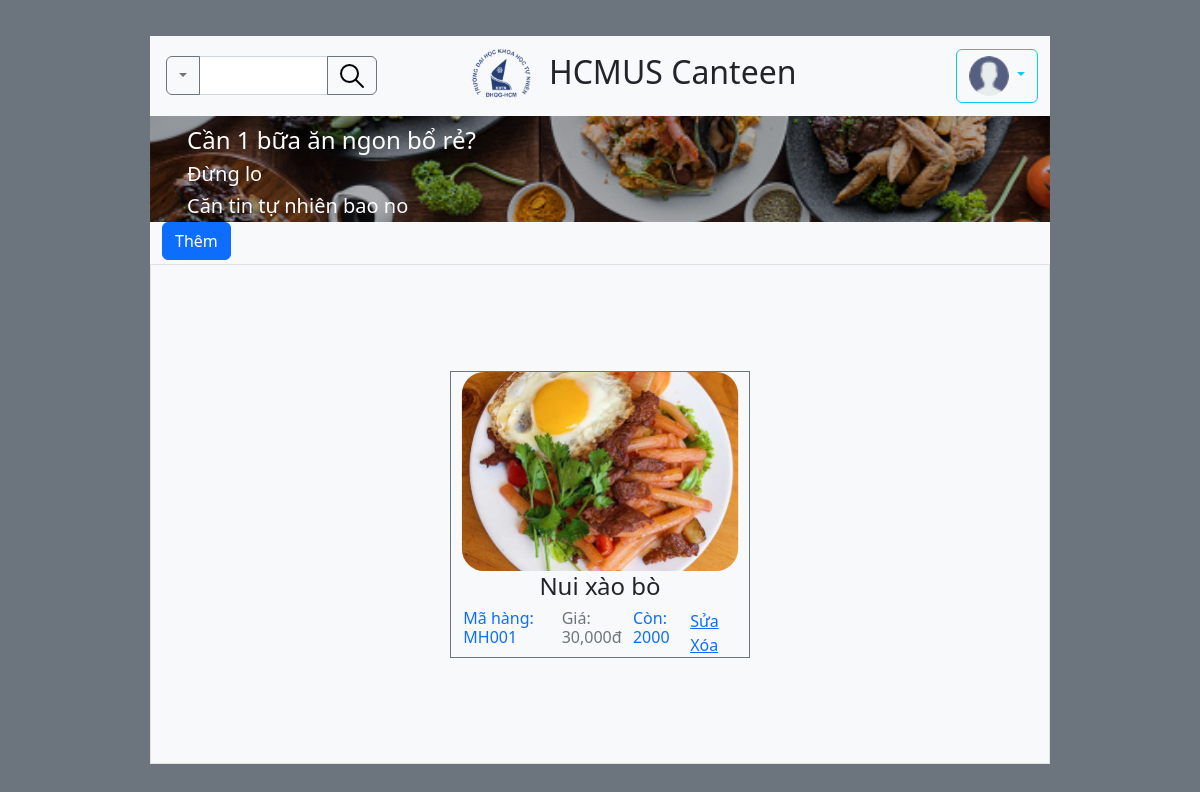
Screenshot of /View/menu.php?keyword=Nui xào bò (signed in) with the database file from the repository.
### tables this page shows
CREATE TABLE IF NOT EXISTS MAT_HANG
(
  MAHANG   char(5),
  TENHANG  varchar(20),
  IMAGE    text,
  LOAIHANG varchar(10),
  DONGIA   int,
  SOLUONG     int,
  primary key (MAHANG)
);

### View/menu.php (the view, shortened to what this page needs)
<?php
include "../Model/db_connect.php";
if (isset($_GET['keyword'])) {
    $min = $_GET['min'] ?: 0;
    $max = $_GET['max'] ?: 100000;
    $minmax = " WHERE `DONGIA` >= " . $min . " AND `DONGIA` <= " . $max;
    $keyword = $_GET['keyword'] ? " AND `TENHANG` LIKE '%" . $_GET['keyword'] . "%'": '';
    $type = "";
    $search = $minmax . $keyword . $type;
} else {
    $search = "";
}
$sql = "SELECT * FROM `mat_hang`" . $search;
$query = $conn->query($sql);
$query->setFetchMode(PDO::FETCH_ASSOC);
?>
<!DOCTYPE html>
<html lang="en">
<head>
    <link href="https://cdn.jsdelivr.net/npm/bootstrap@5.2.3/dist/css/bootstrap.min.css" rel="stylesheet">
    <link rel="stylesheet" href="../assets/css/style.css">
</head>
<body>
    <div class="vh-100 d-flex align-items-center justify-content-center bg-secondary">
        <div class="container w-75 bg-light">
            <?php include "./header.php" ?>
            <a  class= "btn btn-primary" href="them.html ">Thêm </a>
            <div class="row overflow-auto mt-1 border border-black justify-content-center align-items-center" style="height: 500px; border-width: 20px;">
                <?php while ($row = $query->fetch()) { ?>
                <div class="col-4 border border-secondary d-flex flex-column justify-content-center">
                    <img src="<?php echo $row['IMAGE'] ?>" class="align-self-center" style="width: 350px; height: 200px;" alt="">
                    <div class="h4 text-center text-dark">
                    <?php echo $row['TENHANG'] ?>
                    </div>
                    <div class="d-flex flex-row justify-content-between">
                        <div class="h6 text-primary">Mã hàng:  <?php echo $row['MAHANG'] ?></div>
                        <div class="h6 text-secondary">Giá: <?php echo number_format($row['DONGIA']) . "đ" ?></div>
                        <div class="h6 text-primary">Còn:  <?php echo $row['SOLUONG'] ?></div>
                        <div>
                            <a  href="sua.php?id=<?php echo $row['MAHANG'];?> ">Sửa </a>
                            <a onclick="return confirm('Bạn có muốn xóa món ăn này không?');" href="xoa.php?id=<?php echo $row['MAHANG'];?> ">Xóa </a>
                        </div>
                    </div>
                </div>
                <?php } ?>
            </div>
    </div>
</body>
</html>

### assets/css/style.css (style rules this page uses)
*, *::before, *::after { box-sizing: border-box; }

### rows the page displays
mat_hang: IMAGE (picture), TENHANG "Nui xào bò", MAHANG "MH001", DONGIA "30,000", SOLUONG "2000"
